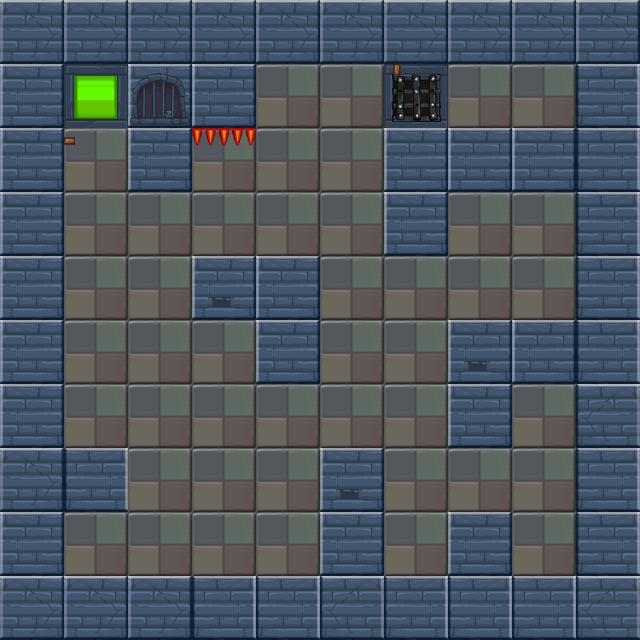

A 2D game scene composited from a Tiled map and its tileset images. What follows is a short description and the map's XML, with each tile layer's data collapsed to a summary:
An orthogonal 10x10 tile map with 64x64 px tiles, 2 tile layers (bg1, fg1) and 27 objects (15x wall, 2x enemy, 2x box, player, banzi, ...).

<map version="1.0" orientation="orthogonal" renderorder="right-down" width="10" height="10" tilewidth="64" tileheight="64">
 <properties>
  <property name="maxStep" value="16" />
 </properties>
 <tileset firstgid="1" name="lv3map" tilewidth="64" tileheight="64">
  <image source="lv3map.png" width="256" height="256" />
 </tileset>
 <layer name="bg1" width="10" height="10">
  <data>[100 cells, 100 non-empty, 6 distinct tile ids]</data>
 </layer>
 <layer name="fg1" width="10" height="10">
  <data>[100 cells, 8 non-empty, 6 distinct tile ids]</data>
 </layer>
 <objectgroup name="obj1">
  <object name="wall" x="0" y="0" width="640" height="64" />
  <object name="wall" x="0" y="0" width="64" height="640" />
  <object name="wall" x="0" y="576" width="640" height="64" />
  <object name="wall" x="128" y="64" width="128" height="64" />
  <object name="wall" x="192" y="256" width="128" height="64" />
  <object name="wall" x="256" y="256" width="64" height="128" />
  <object name="wall" x="576" y="0" width="64" height="640" />
  <object name="wall" x="384" y="128" width="64" height="128" />
  <object name="wall" x="128" y="64" width="64" height="128" />
  <object name="wall" x="384" y="128" width="256" height="64" />
  <object name="wall" x="448" y="320" width="128" height="64" />
  <object name="wall" x="448" y="320" width="64" height="128" />
  <object name="wall" x="0" y="448" width="128" height="64" />
  <object name="player" x="64" y="384" width="64" height="64" />
  <object name="enemy" x="384" y="512" width="64" height="64" />
  <object name="enemy" x="512" y="256" width="64" height="64" />
  <object name="banzi" x="64" y="128" width="64" height="13" />
  <object name="mutiaoL" x="448" y="448" width="64" height="64" />
  <object name="box" x="512" y="192" width="64" height="64" />
  <object name="door" x="512" y="384" width="64" height="64" />
  <object name="banziL" x="384" y="64" width="13" height="64">
   <properties>
    <property name="isOver" value="false" />
   </properties>
  </object>
  <object name="key" x="512" y="448" width="64" height="64">
   <properties>
    <property name="active" value="false" />
   </properties>
  </object>
  <object name="wall" x="320" y="448" width="64" height="192" />
  <object name="wall" x="448" y="512" width="64" height="128" />
  <object name="box" x="512" y="64" width="64" height="64" />
  <object name="ding" x="192" y="128" width="64" height="13" />
  <object name="fang" x="64" y="64" width="64" height="64">
   <properties>
    <property name="target" value="mutiaoL" />
   </properties>
  </object>
 </objectgroup>
</map>
